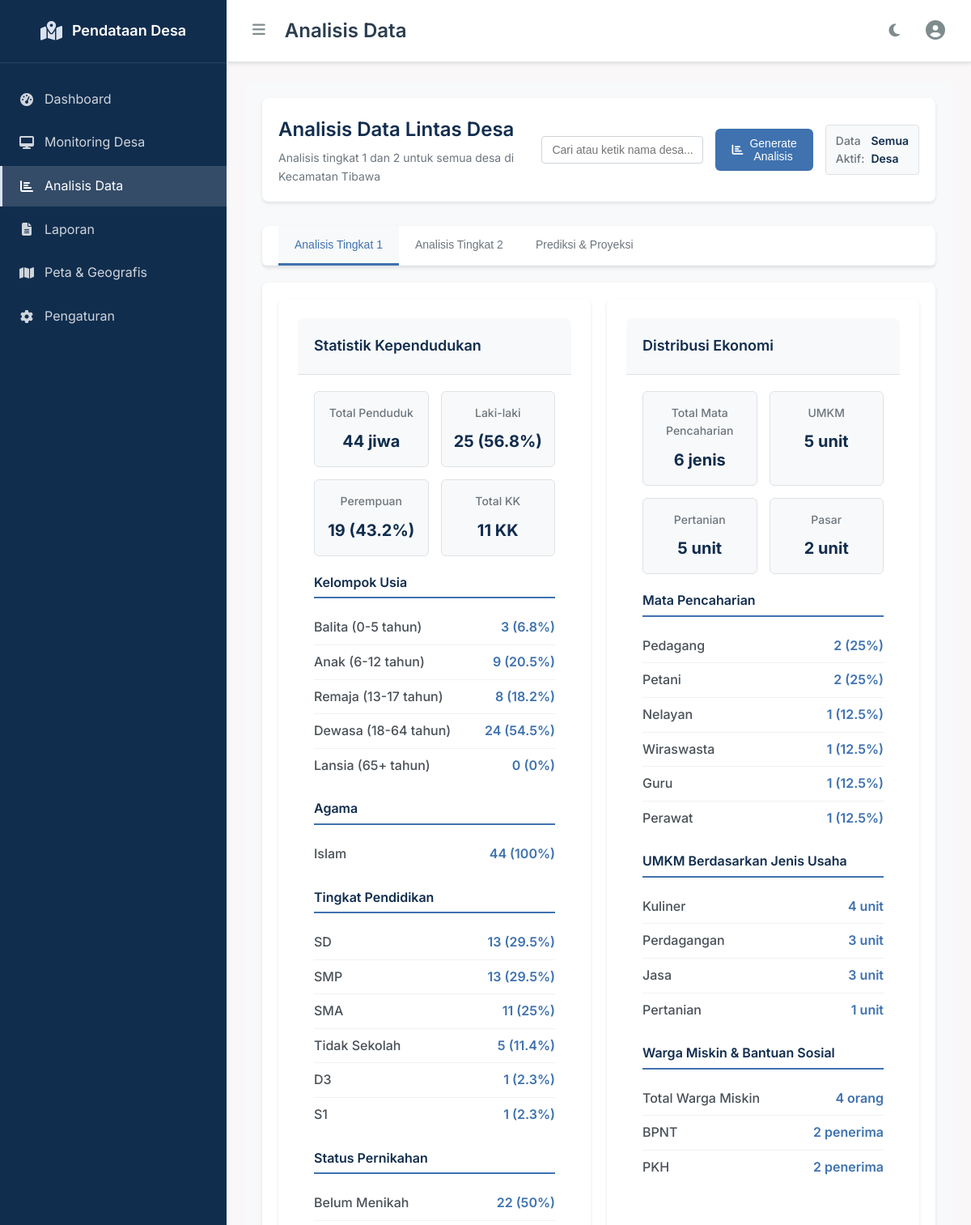
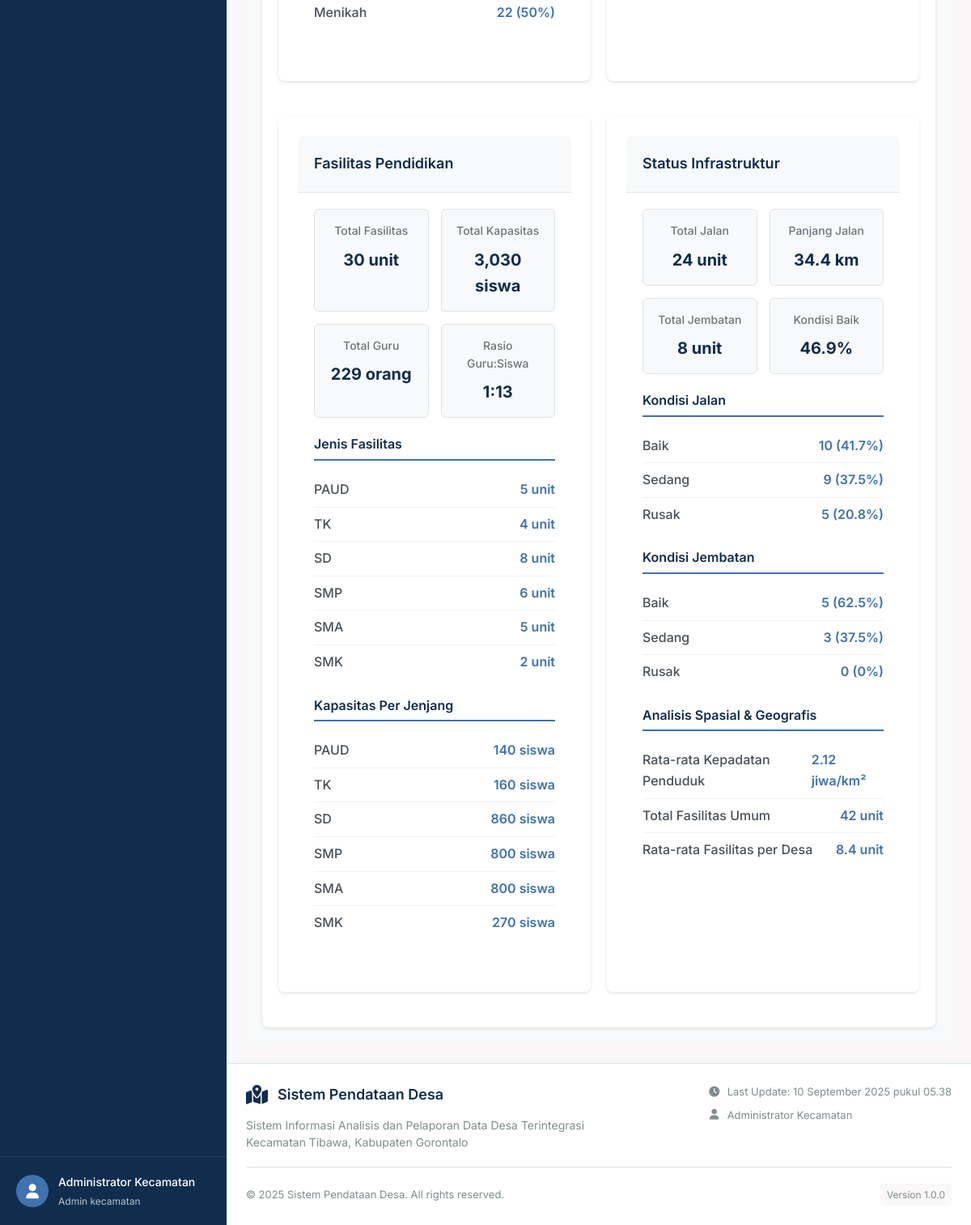
The app's page /pages/admin/analisis/analisis.php (signed in) with its own data (2 pictures, top to bottom).
### tables this page shows
CREATE TABLE keluarga (
    id_keluarga INT PRIMARY KEY AUTO_INCREMENT,
    id_desa INT NOT NULL,
    nomor_kk VARCHAR(20) NOT NULL,
    nama_kepala_keluarga VARCHAR(100) NOT NULL,
    alamat_keluarga TEXT,
    jumlah_anggota INT DEFAULT 0,
    created_at TIMESTAMP DEFAULT CURRENT_TIMESTAMP,
    updated_at TIMESTAMP DEFAULT CURRENT_TIMESTAMP ON UPDATE CURRENT_TIMESTAMP,
    UNIQUE KEY unique_kk_created (nomor_kk, created_at),
    FOREIGN KEY (id_desa) REFERENCES desa(id_desa) ON DELETE CASCADE
);

CREATE TABLE umkm (
    id_umkm INT PRIMARY KEY AUTO_INCREMENT,
    id_desa INT NOT NULL,
    id_ekonomi INT NULL,
    nik_pemilik VARCHAR(16) NOT NULL,
    nama_usaha VARCHAR(100) NOT NULL,
    jenis_usaha VARCHAR(100),
    modal_usaha DECIMAL(15,2),
    omzet_perbulan DECIMAL(15,2),
    jumlah_karyawan INT DEFAULT 0,
    alamat_usaha TEXT,
    status_izin ENUM('Ada', 'Tidak Ada') DEFAULT 'Tidak Ada',
    created_at TIMESTAMP DEFAULT CURRENT_TIMESTAMP,
    updated_at TIMESTAMP DEFAULT CURRENT_TIMESTAMP ON UPDATE CURRENT_TIMESTAMP,
    UNIQUE KEY unique_umkm_created (nama_usaha, created_at),
    FOREIGN KEY (id_desa) REFERENCES desa(id_desa) ON DELETE CASCADE,
    FOREIGN KEY (id_ekonomi) REFERENCES data_ekonomi(id_ekonomi) ON DELETE SET NULL
);

### pages/admin/analisis/analisis.php (the view, shortened to what the rows shown need)
<?php
require_once __DIR__ . '/../../../database/queries.php';
$queries = new Queries();
$all_desa = $queries->getAllDesa();
$selected_desa = $_SESSION['selected_desa'] ?? '';
if ($selected_desa === 'all') {
    $filtered_desa = $all_desa;
} elseif (!empty($selected_desa)) {
    $filtered_desa = array_filter($all_desa, function ($desa) use ($selected_desa) {
        return $desa['id_desa'] == $selected_desa;
    });
} else {
    $filtered_desa = $all_desa;
}
$is_ajax = isset($_SERVER['HTTP_X_REQUESTED_WITH']) &&
    strtolower($_SERVER['HTTP_X_REQUESTED_WITH']) === 'xmlhttprequest';
?>
<div class="analisis-admin-container">
    <div class="analisis-admin-header">
        <div class="analisis-admin-title">
            <h2>Analisis Data Lintas Desa</h2>
        </div>
    </div>
    <div class="analisis-admin-content">
        <div class="analisis-admin-tab-content active" id="tingkat1">
            <div class="analisis-admin-grid">
                <div class="card">
                    <div class="card-body">
                        <div id="kependudukanTingkat1">
                            <?php
                            $total_penduduk_all = 0;
                            $pendidikan_stats = [];
                            foreach ($filtered_desa as $desa) {
                                $id_desa = $desa['id_desa'];
                                $penduduk = $queries->getPendudukByDesa($id_desa);
                                $keluarga = $queries->getKeluargaByDesa($id_desa);
                                foreach ($penduduk as $p) {
                                    $total_penduduk_all++;
                                    $pendidikan_stats[$p['pendidikan_terakhir']] = ($pendidikan_stats[$p['pendidikan_terakhir']] ?? 0) + 1;
                                }
                            }
                            ?>
                            <div class="analisis-breakdown">
                                <?php
                                arsort($pendidikan_stats);
                                foreach ($pendidikan_stats as $pendidikan => $jumlah):
                                    ?>
                                    <div class="breakdown-item">
                                        <span><?php echo $pendidikan; ?></span>
                                        <span><?php echo number_format($jumlah); ?>
                                            (<?php echo $total_penduduk_all > 0 ? round(($jumlah / $total_penduduk_all) * 100, 1) : 0; ?>%)</span>
                                    </div>
                                <?php endforeach; ?>
                            </div>
                        </div>
                    </div>
                </div>
                                <?php
                                foreach ($filtered_desa as $desa) {
                                    $id_desa = $desa['id_desa'];
                                    $umkm = $queries->getUMKM($id_desa);
                                }
                                    ?>
                <div class="card">
                    <div class="card-body">
                        <div id="pendidikanTingkat1">
                            <?php
                            $fasilitas_stats = [];
                            foreach ($filtered_desa as $desa) {
                                $id_desa = $desa['id_desa'];
                                $fasilitas = $queries->getFasilitasPendidikan($id_desa);
                                foreach ($fasilitas as $f) {
                                    $fasilitas_stats[$f['jenis_pendidikan']] = ($fasilitas_stats[$f['jenis_pendidikan']] ?? 0) + 1;
                                }
                            }
                            ?>
                            <div class="analisis-breakdown">
                                <?php foreach ($fasilitas_stats as $jenis => $jumlah): ?>
                                    <div class="breakdown-item">
                                        <span><?php echo $jenis; ?></span>
                                        <span><?php echo number_format($jumlah); ?> unit</span>
                                    </div>
                                <?php endforeach; ?>
                            </div>
                        </div>
                    </div>
                </div>
            </div>
        </div>
    </div>
</div>
<?php
if (!$is_ajax) {
    require_once __DIR__ . '/../../../layout/main.php';
}
?>

### records on screen
keluarga: jumlah_anggota "5", ($jumlah/$total_penduduk_all)*100 "11.4", id_desa "1", ($jumlah/$total_penduduk_all)*100 "2.3"
umkm: id_ekonomi "5", id_umkm "4"

### other values on screen
$_SESSION['user_name'] "Administrator Kecamatan"
str_replace('_', ' ', $_SESSION['user_role']) "Admin kecamatan"
$page_title "Analisis Data"
$total_penduduk_all "44"
$total_laki "25"
$total_perempuan "19"
$total_kk "11"
$total_balita "3"
$total_anak "9"
$total_remaja "8"
$total_dewasa "24"
$total_lansia "0"
$agama "Islam"
$jumlah "44"
$pendidikan "SD"
